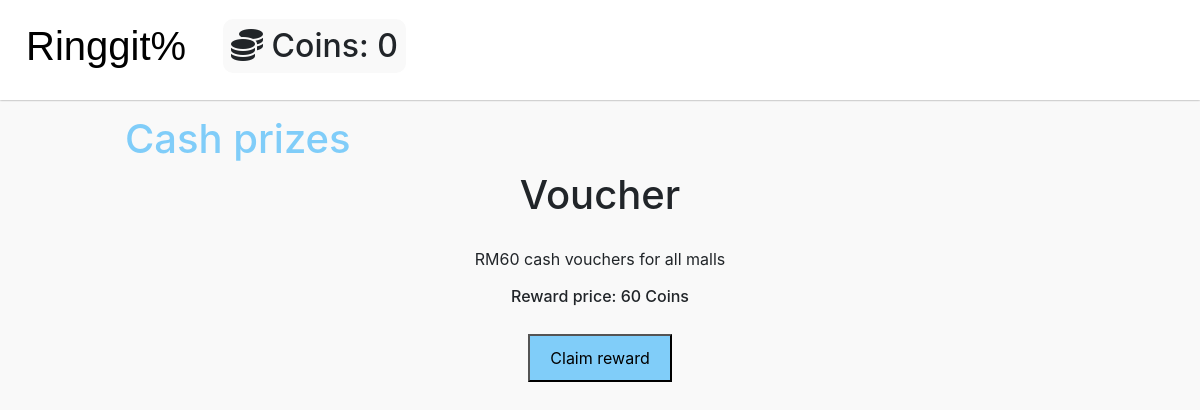
Screenshot of /rewardredemption.php?rid=1 (signed in) with the database file from the repository.
### tables this page shows
CREATE TABLE `users` (
  `phone` int(11) NOT NULL,
  `name` varchar(128) DEFAULT NULL,
  `pass` varchar(128) DEFAULT NULL,
  `email` varchar(128) DEFAULT NULL,
  `address` varchar(128) DEFAULT NULL,
  `postal` varchar(20) DEFAULT NULL,
  `country` varchar(128) DEFAULT NULL,
  `gender` varchar(128) DEFAULT NULL,
  `category` varchar(128) DEFAULT 'peasant',
  `stats` varchar(128) DEFAULT 'active',
  `referalcode` varchar(128) DEFAULT NULL,
  `refertype` varchar(128) DEFAULT NULL,
  `referalcounter` varchar(128) DEFAULT NULL,
  `coinamount` int(11) DEFAULT NULL,
  `aid` varchar(128) DEFAULT NULL
);

CREATE TABLE `reward` (
  `rid` int(11) NOT NULL,
  `type` varchar(20) DEFAULT NULL,
  `rname` varchar(128) DEFAULT NULL,
  `coinprice` int(11) DEFAULT NULL,
  `status` varchar(20) DEFAULT NULL,
  `rdesc` varchar(128) DEFAULT NULL,
  `rcode` varchar(20) DEFAULT NULL
);

### rewardredemption.php (the view, shortened to what this page needs)
<?php
  require_once "pdo.php";
	if ( !isset($_GET['rid']) ) {
		header('Location: rewardpage.php');
		return;
	}
	else {
		$rid = $_GET['rid'];
		$stmt = $pdo->prepare("SELECT * FROM reward where rid = :rid;");
		$stmt->execute(array(":rid" => $rid));
		$reward = $stmt->fetch(PDO::FETCH_ASSOC);
	}
	$phone = $_SESSION['phone'];
	$stmt = $pdo->prepare("SELECT * FROM users where phone = :phone");
	$stmt->execute(array(":phone" => $phone));
	$user = $stmt->fetch(PDO::FETCH_ASSOC);
?>
<!DOCTYPE html>
<html lang="en">
    <head>
		<link rel="stylesheet" href="https://cdnjs.cloudflare.com/ajax/libs/font-awesome/4.7.0/css/font-awesome.min.css">
		<link rel="stylesheet" href="https://maxcdn.bootstrapcdn.com/bootstrap/4.5.2/css/bootstrap.min.css">
    </head>
    <body>
      <div class="header">
        <table style="height: 100px;">
          <tbody>
            <tr>
              <td class="align-middle">
                <div class="logo">
          				<a href="deal.php"><h1>Ringgit%</h1></a>
          		  </div>
              </td>
              <td class="align-middle">
                <h2 style="background-color: #f9f9f9; padding: 8px; border-radius: 10px;">
                  <i class="fas fa-coins"></i> Coins:
           				<?php
           						echo(" ".$user['coinamount']." ");
           				?>
           		  </h2>
              </td>
            </tr>
          </tbody>
        </table>
      </div>
      <div style="padding-left: 25px; padding-top: 15px;">
        <h1 style="color: #80CDF9; padding-left: 100px;"><?php echo $reward['rname']; ?></h1>
      </div>
      <div class="container" style="text-align: center;">
        <div class="d-flex flex-column justify-content-center">
          <div>
            <h1 style="padding-bottom: 20px;"><?php echo $reward['type']; ?></h1>
            <p><?php echo $reward['rdesc']; ?></p>
            <h6>Reward price: <?php echo $reward['coinprice']; ?> Coins</h6>
          </div>
          <div class="confirmationForm">
						<button onclick="confirmationPopup()" type="button" style="padding-left: 20px; padding-right: 20px; padding-top: 10px; padding-bottom: 10px; margin-top: 20px; background-color: #80CDF9;">Claim reward</button>
          </div>
        </div>
      </div>
    </body>
</html>

### rewardredemption.php (style rules this page uses)
body { background-color: #f9f9f9; }
.header { background-color: #ffffff; box-shadow: 0 0 2px grey; }
.logo { font-family: "Trebuchet MS", sans-serif; padding-left: 25px; padding-right: 35px; }
.logo a { color: black; }
body > * { transition: 0.1s filter linear; }

### rows the page displays
users: coinamount "0"
reward: rname "Cash prizes", type "Voucher", rdesc "RM60 cash vouchers for all malls", coinprice "60"
